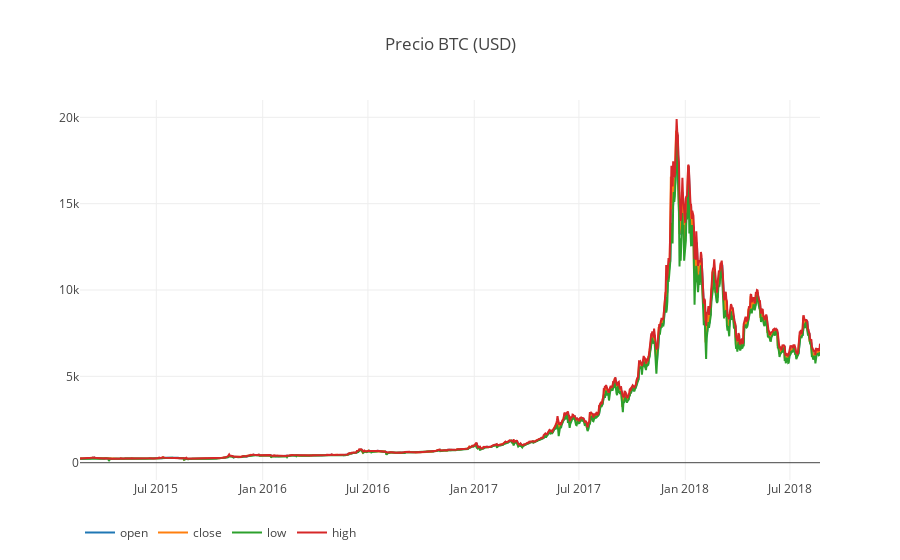

The code cell stored with this chart in its notebook:
### Code cell
# Se llama a la función df_scatter para mostrar los precios BTC de los exchanges
df_scatter(BTC_price_real_df[['open','close','low','high']], 'Precio BTC (USD)')

### Figure 1 — Plotly figure (JSON) as saved in the notebook; plotly's stock layout.template omitted (floating-point values rounded to 4 significant figures; data arrays with more than 128 entries replaced by an {"elided": "..."} marker saying what was removed)
{"data": [{"name": "open", "type": "scatter", "visible": "visible", "x": {"elided": "1281 str values"}, "y": {"elided": "1281 float values"}}, {"name": "close", "type": "scatter", "visible": "visible", "x": {"elided": "1281 str values"}, "y": {"elided": "1281 float values"}}, {"name": "low", "type": "scatter", "visible": "visible", "x": {"elided": "1281 str values"}, "y": {"elided": "1281 float values"}}, {"name": "high", "type": "scatter", "visible": "visible", "x": {"elided": "1281 str values"}, "y": {"elided": "1281 float values"}}], "layout": {"legend": {"orientation": "h"}, "title": "Precio BTC (USD)", "xaxis": {"type": "date"}, "yaxis": {"showticklabels": true, "title": "", "type": "linear"}}}
